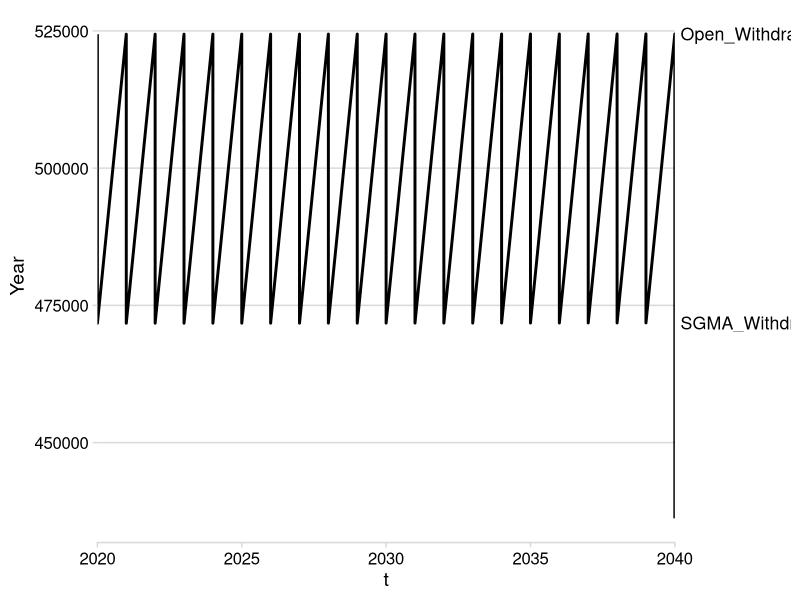
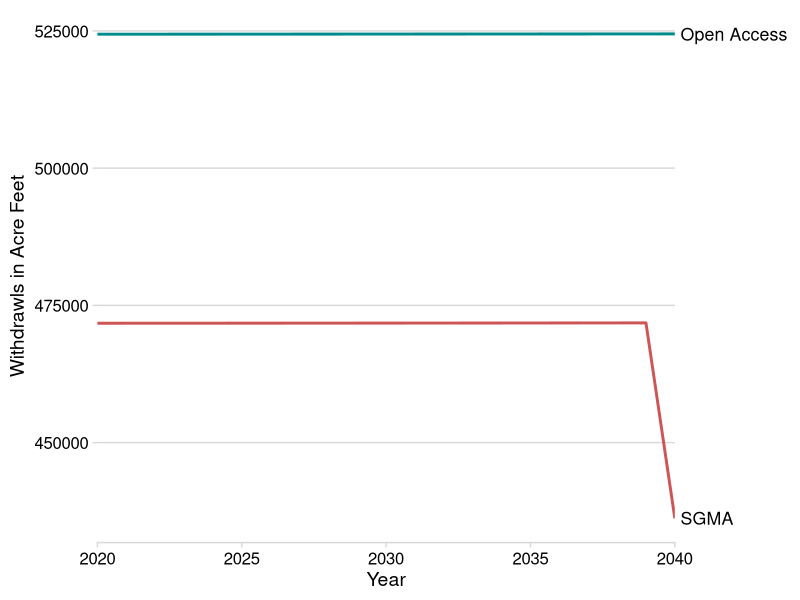

These charts were generated, in order, by the following R code:
## ---- chunk 1
knitr::opts_chunk$set(echo = TRUE)
## ---- chunk 2
library(tidyverse)
library(cowplot)
## ---- chunk 3
SGMA_Model <- read_csv(file.path("Data", "SGMA_Model.csv"))
Open_Access <- read_csv(file.path("Data", "OpenAccess.csv"))
SGMA_2060 <- read_csv(file.path("Data", "SGMA_2060.csv"))
SGMA_2080 <- read_csv(file.path("Data", "SGMA2080.csv"))
SGMA_2100 <- read_csv(file.path("Data", "SGMA2100.csv"))
Artifical_Recharge <- read_csv(file.path("Data", "Artificial_Recharge.csv"))
Recharge_Linear_Decline <- read_csv(file.path("Data", "Recharge_Linear_Decline.csv"))
## ---- chunk 4


SGMA_Model <- SGMA_Model %>% 
  rename(SGMA_Withdrawl = Withdrawals) 
  
Open_Access <- Open_Access %>% 
  rename(Open_Withdrawl = Withdrawals) 

merged_withdrawls <- left_join(SGMA_Model, Open_Access, by =c('t')) %>% 
  gather(key = 'Withdrawl_Type', value = 'Withdrawl', Open_Withdrawl, SGMA_Withdrawl)

direct_labels <-  merged_withdrawls %>% 
  group_by(Withdrawl_Type) %>%
  summarize(y = max(Withdrawl))

line_plot <- merged_withdrawls %>%
  ggplot(aes(t, Withdrawl)) +
  geom_line(size = 1) +
  theme_minimal_hgrid() +
  theme(legend.position = "none") +
  scale_color_manual(values = c('darkgreen','deepskyblue1')) +
  scale_x_continuous(expand = c(0,0)) +
  labs(y = "Year")


  
  
direct_labels_axis <- axis_canvas(line_plot, axis = "y") +
  geom_text(
 data = direct_labels,
 aes(y = y, label = Withdrawl_Type),
 x = .05,
 size = 4.5,
 hjust = 0
  )


p_direct_labels <-  insert_yaxis_grob(line_plot, direct_labels_axis)

ggdraw(p_direct_labels)
## ---- chunk 5
colors <- c('cyan4', 'indianred3')

direct_labels <-  merged_withdrawls %>% 
  group_by(Withdrawl_Type) %>%
  summarize(y = min(Withdrawl))


line_plot <- merged_withdrawls %>%
  ggplot(aes(t, Withdrawl )) +
  geom_line( aes(group = Withdrawl_Type, color = Withdrawl_Type), size = 1) +
  scale_color_manual(values=colors) +
  theme_minimal_hgrid() +
  scale_x_continuous(expand = c(0,0)) +
  labs(x = "Year", y = "Withdrawls in Acre Feet") +
  theme(legend.position = "none") 

direct_labels_axis <- axis_canvas(line_plot, axis = "y") +
  geom_text(
 data = direct_labels,
 aes(y = y, label = c("Open Access", "SGMA")),
 x = .05,
 size = 4.5,
 hjust = 0
  )

p_direct_labels <-  insert_yaxis_grob(line_plot, direct_labels_axis)

ggdraw(p_direct_labels)


